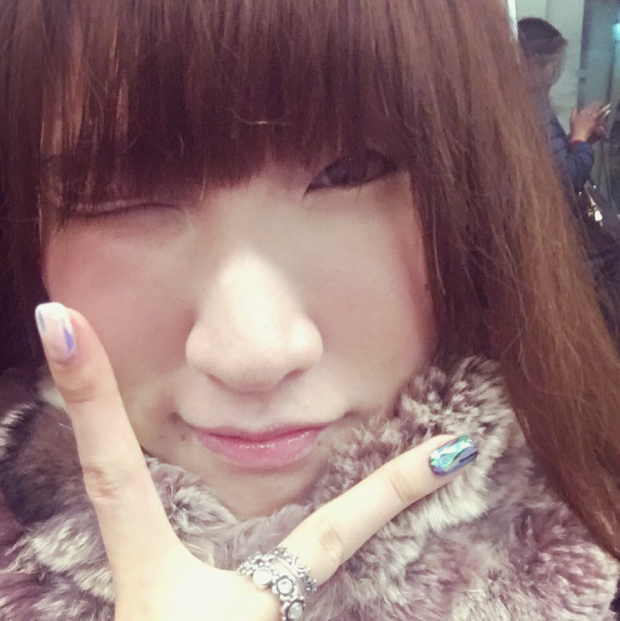
#> input picture xiaojiayu3.7.1/jike-zifuhua/3.jpg, 1239 x 1242 px (shown at 1/2 size)
$ python pic2ascii.py
#> lines starting #> are read from the running program, lines starting #| are printed output that depends on the picture
from PIL import Image

def pic2ascii(pic,asciis,zoom,vscale):
#> called with pic = '3.jpg', asciis = '@%#*+=-:. ', zoom = 0.5, vscale = 0.5
    img = Image.open(pic)
#> img is the input picture: PIL image 1239x1242 RGB; mean R, G, B 144.9, 115.6, 115.3
    # 打开图片并转换为灰度模式
    out = img.convert("L")
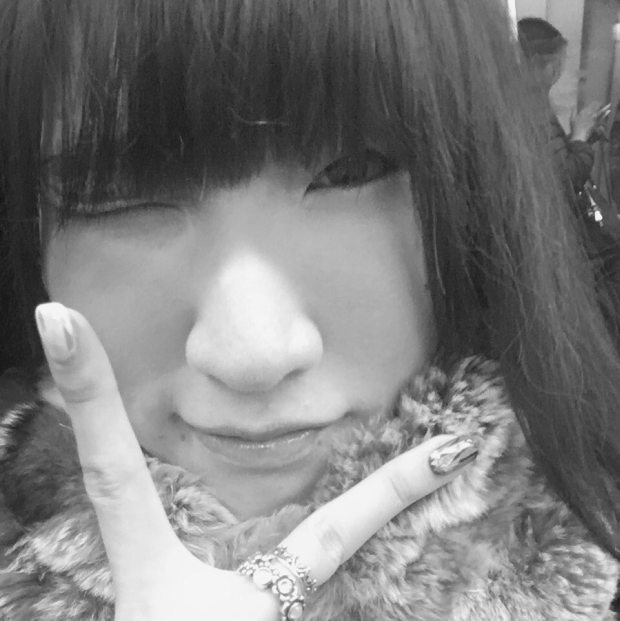
#> out: PIL image 1239x1242 L (shown at 1/2 size); min 15, max 253, mean 124.3
    # 获取图片的宽度和高度
    width , height = out.size
#> width = 1239; height = 1242
    # 由于字符的宽度并不会等于高度，所以需要进行调整
    out = out.resize((int(width * zoom),int(height * zoom * vscale)))
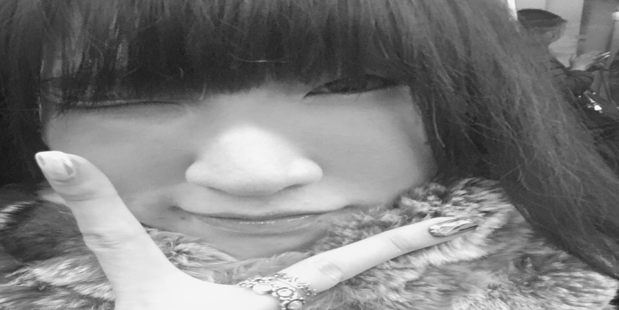
#> out: PIL image 619x310 L; min 19, max 253, mean 124.3
    asciis_len = len(asciis)
    text = ""

    for row in range(out.height):
        for col in range(out.width):
            gray = out.getpixel((col,row))
            text += asciis[int(gray / 255 * (asciis_len - 1))]
        text += "\n"

    return text

def run():
    pic = "3.jpg"
    # 字符表示按“灰度级别”从高到低排序
    asciis =  "@%#*+=-:. "
    # 设置缩放系数
    zoom = 0.5
    # 设置垂直比例系数
    vscale = 0.5
    text = pic2ascii(pic,asciis,zoom,vscale)

    text_name = '%s.txt'%(pic[0:pic.find('.')])
    with open(text_name , 'w') as f:
        f.write(text)

run()

$ run again, with xiaojiayu3.7.1/jike-zifuhua/2.bmp saved as xiaojiayu3.7.1/jike-zifuhua/3.jpg
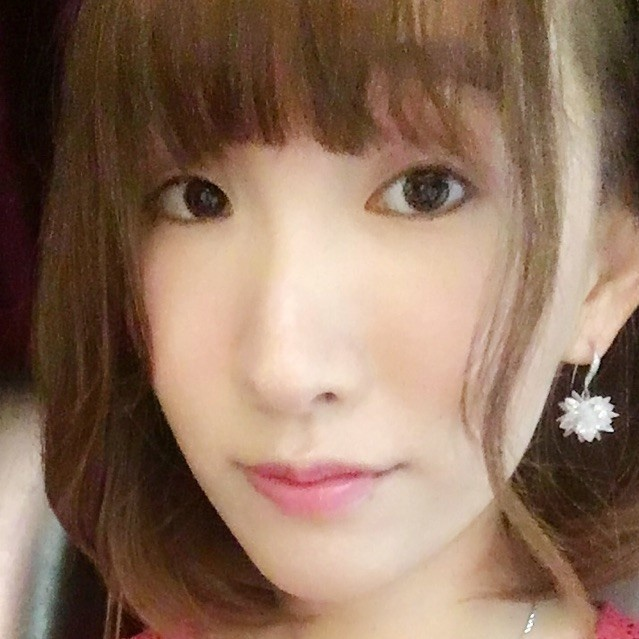
#> input picture xiaojiayu3.7.1/jike-zifuhua/2.bmp, 639 x 639 px
#> in pic2ascii, img is the input picture: PIL image 639x639 RGB; mean R, G, B 142, 113.6, 94.2
#> in pic2ascii, `out = img.convert("L")`:
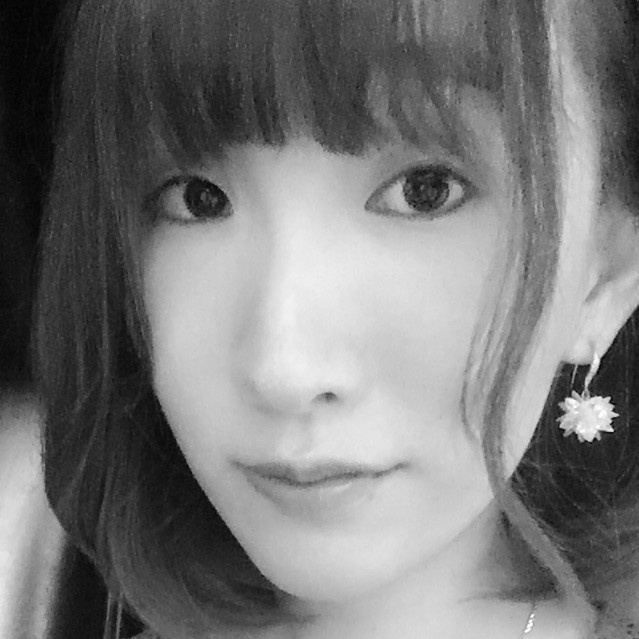
#> out: PIL image 639x639 L; min 2, max 255, mean 119.9
#> in pic2ascii, `out = out.resize((int(width * zoom),int(height * zoom * vscale)))`:
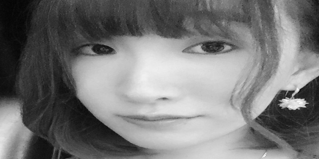
#> out: PIL image 319x159 L; min 4, max 248, mean 119.9
